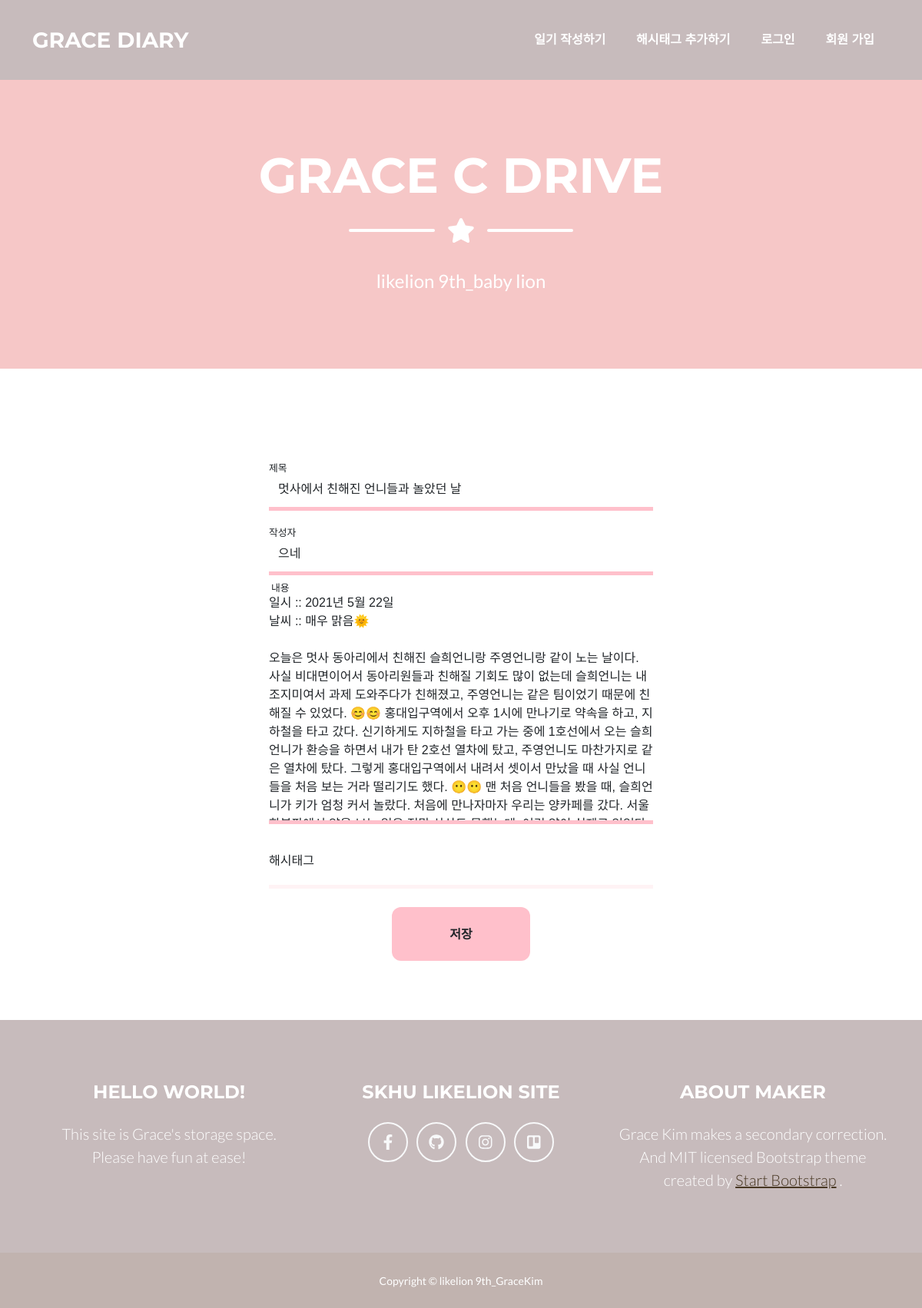
Before: /edit/24 with the older database file.
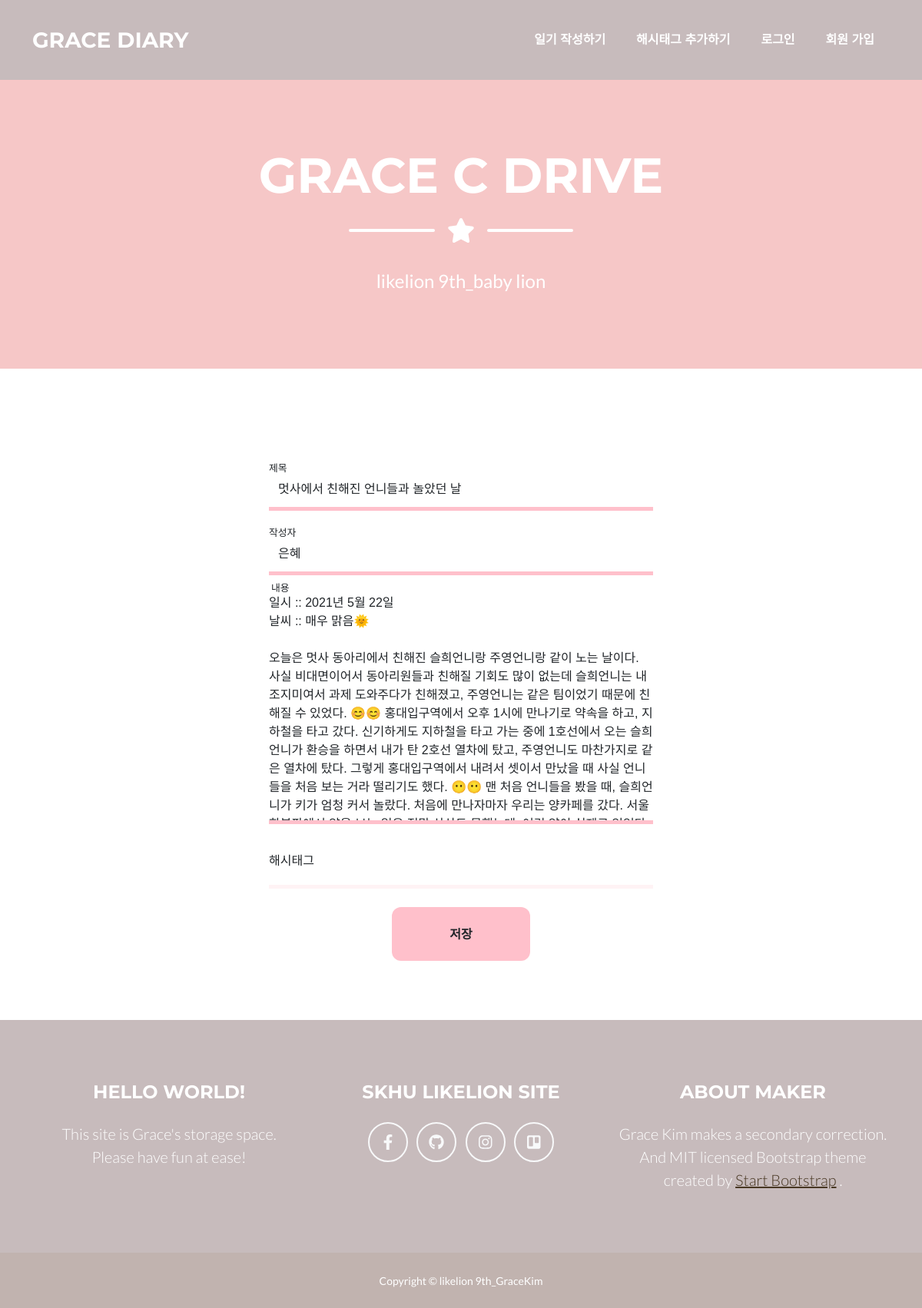
After: the same page with the newer database file.
### blog/models.py (models this page shows, shortened)
class Blog(models.Model):
    title = models.CharField(max_length=200)
    pub_date = models.DateTimeField('date')
    content = models.TextField()
    writer = models.CharField(max_length=100)
    hashtags = models.ManyToManyField('Hashtag', blank=True)

### blog/views.py (the view)
# urls.py: path('edit/<str:id>', views.edit, name ='edit'),
def edit(request, id):
    edit_blog = Blog.objects.get(id=id)
    return render(request, 'edit.html', {'blog': edit_blog})

### blog/templates/edit.html (shortened to what this page needs)
{% extends 'base.html' %}
{% load static %}
{% block posts %}
<br>
<br>
<form class="form" action ="{% url 'update' blog.id %}" method = "POST">
    <div class="textForm">
        <input type="text" value="{{blog.title}}" required class="textInput" name="title" id="title">
        <label class="textLabel" for="title">제목</label>
        <span class="spanBase"></span>
    </div>
    <div class="textForm">
        <input type="text" value="{{blog.writer}}" required class="textInput" name="writer" id="writer">
        <label class="textLabel" for="writer">작성자</label>
        <span class="spanBase"></span>
    </div>
    <div class="contentForm">
        <textarea name="content" required class="content" id="content" cols="30" rows="10">{{blog.content}}
        </textarea>
        <label class="contentLabel" for="content">내용</label>
        <span class="spanBase"></span>
    </div>
    <div class="textForm">
        <input type="text" required class="textInput" name="hashtags" id="hashtags">
        <label class="textLabel" for="hashtags">해시태그</label>
        <span class="spanOverlay"></span>
    </div>
    <button type="submit" class="submitBtn">저장</button>
</form>
{% endblock %}

Changed rows visible on the page:
changed Blog "멋사에서 친해진 언니들과 놀았던 날": writer "으네" → "은혜"
